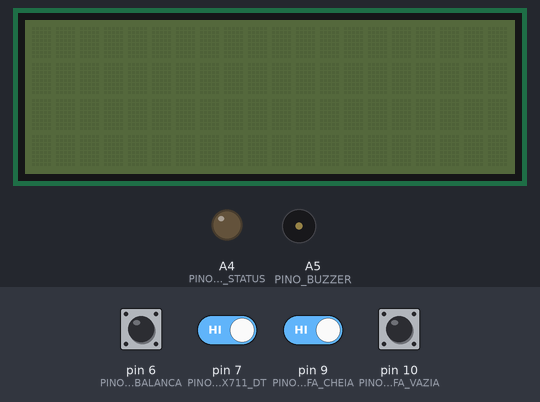
A sketch run on a simulated Arduino Uno, built with avr-gcc and run on an emulated ATmega328P. Parts: 20×4 character LCD, output pins drawn as LEDs (lit = HIGH), buzzer (waves = sounding). The inputs (shaded band) are chosen by the test bench; at power-on: pin 6 (PINO_IO_CALIBRACAO_BALANCA), pin 7 (PINO_IO_HX711_DT), pin 9 (PINO_IO_CALIBRACAO_GARRAFA_CHEIA), pin 10 (PINO_IO_CALIBRACAO_GARRAFA_VAZIA) HIGH. EEPROM starts erased; pins used as bus, display or sensor lines are not drawn; what the sketch prints to the serial monitor is not drawn.

Above: at 0.8 s.
0.9 s: pin 7 (PINO_IO_HX711_DT) driven LOW
At 3.5 s:
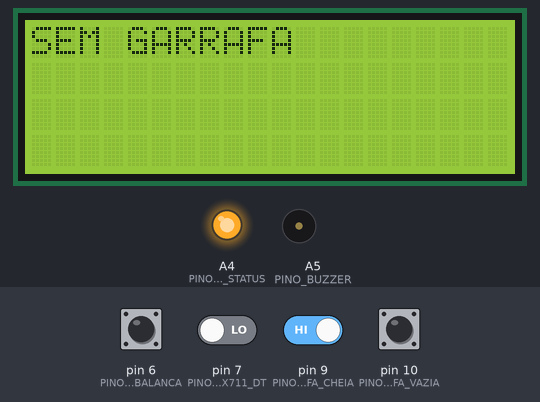
3.9 s: pin 6 (PINO_IO_CALIBRACAO_BALANCA) pulled LOW for 0.15 s
At 4.8 s:
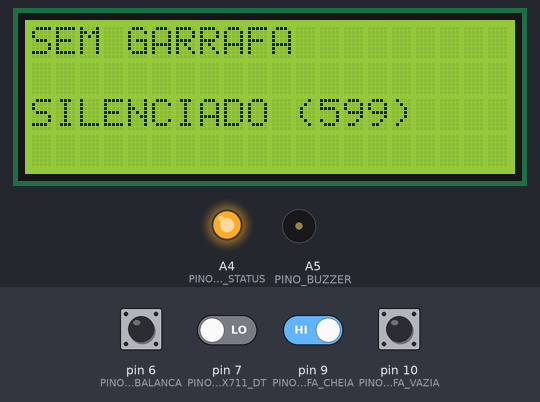
7.0 s: pin 6 (PINO_IO_CALIBRACAO_BALANCA) driven LOW and pin 9 (PINO_IO_CALIBRACAO_GARRAFA_CHEIA) driven LOW
At 9.88 s:
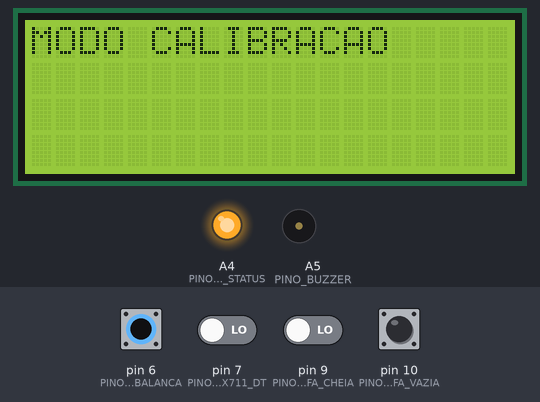
10.0 s: pin 10 (PINO_IO_CALIBRACAO_GARRAFA_VAZIA) pulled LOW for 0.15 s
At 12.9 s:
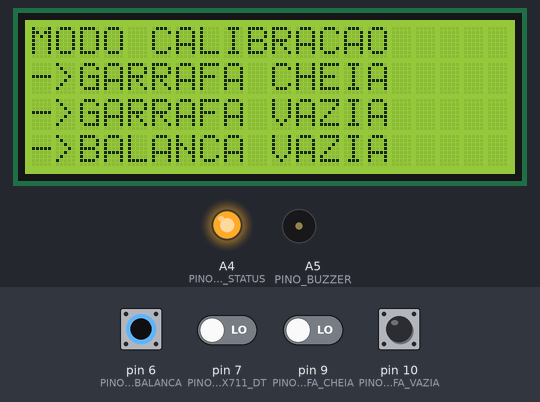
13.0 s: pin 6 (PINO_IO_CALIBRACAO_BALANCA) driven HIGH
At 14.3 s:
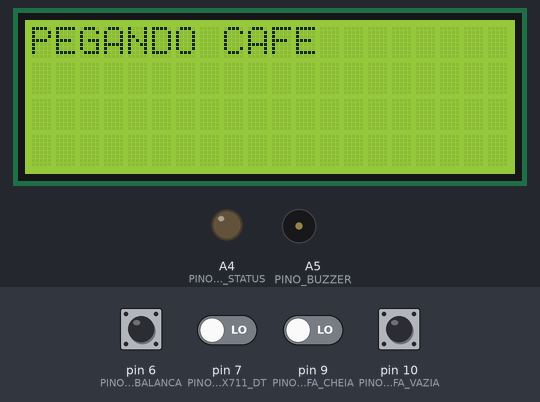
14.6 s: pin 10 (PINO_IO_CALIBRACAO_GARRAFA_VAZIA) pulled LOW for 1 s
At 14.78 s:
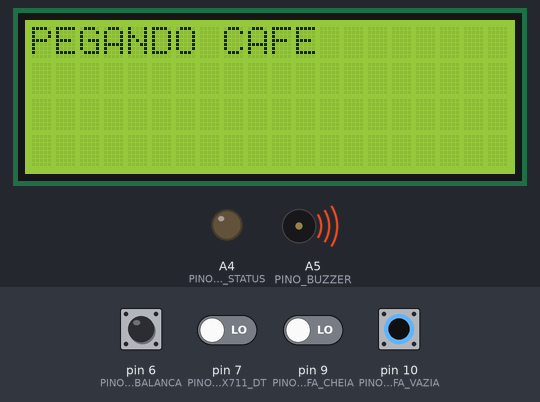
Timing chart, 0 to 18.4 s (numbered marks = the images above; inputs shaded):
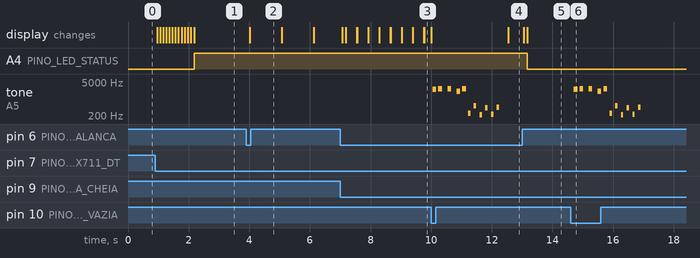

Measured:
- after the input at 0.9 s, A4 (PINO_LED_STATUS): LOW → HIGH after 1.3 s; the display: first changes after 0.06 s (image 1 shows a later state)
- after the input at 3.9 s, the display: changes after 0.11 s (image 2)
- after the input at 10.0 s, tone on A5 (PINO_BUZZER): plays 2570 Hz for 0.12 s, 2597 Hz for 0.12 s, 2597 Hz for 0.12 s, 2070 Hz for 0.12 s, 2597 Hz for 0.12 s, 262 Hz for 0.08 s … (11 notes in this stretch), starting after 0.05 s
- after the input at 13.0 s, A4 (PINO_LED_STATUS): HIGH → LOW after 0.18 s; the display: first changes after 0.06 s (image 5 shows a later state)
- after the input at 14.6 s, tone on A5 (PINO_BUZZER): plays 2575 Hz for 0.12 s, 2597 Hz for 0.12 s, 2597 Hz for 0.12 s, 2070 Hz for 0.12 s, 2597 Hz for 0.12 s, 262 Hz for 0.08 s … (11 notes in this stretch), starting after 0.11 s

The sketch:

VerificaSeTemCafeNaGarrafa.ino
```cpp
/*
###################################################################
Verificador de quantidade de cafe na garrafa
-------------------------------------------------------------------
Versao: 0.1 Alpha
Desenvolvedor:  Dyego Maas / Alexandre Alvaro
-------------------------------------------------------------------
HARDWARE
Controlador:		ATMega 328p
Celula de carga:    Balanca de precisao SF-400 (ate 10kg)
Conversor de sinal: Amplificador HX711
-------------------------------------------------------------------
DESCRICAO
Atraves do peso da garrafa de cafe e detectado e sinalizado quando
a quantidade de liquido fica abaixo de um valor pre-definido.
###################################################################
*/

#include "Atmega328p.h"
#include "GarrafaCafe.h"

void setup()
{
	const auto velocidadeComunicacaoSerial = 115200;
	Serial.begin(velocidadeComunicacaoSerial);
	while (!Serial) {}
	Serial.println("Serial OK!");
	InterfaceUsuario.iniciar();
}

void loop()
{
	int idSituacaoGarrafa = GarrafaCafe.VerificarSituacaoCafe();
	auto situacaoGarrafa = MensagemStatusGarrafa.stringSituacaoGarrafa[idSituacaoGarrafa];
	auto litrosCafe = GarrafaCafe.QuantidadeCafeEmMl();
	auto porcentagem = GarrafaCafe._porcentagem_cafe;

	Serial.print("Peso na balanca: ");
	Serial.println(Balanca._peso_atual);

	Serial.print("Garrafa vazia: ");
	Serial.println(GarrafaCafe._peso_garrafa_vazia);

	Serial.print("Garrafa cheia: ");
	Serial.println(GarrafaCafe._peso_garrafa_cheia);
	Serial.print("Quantidade cafe (lt): ");
	Serial.println(litrosCafe);

	Serial.print("Situacao da garrafa: ");
	Serial.println(situacaoGarrafa);
	Serial.println("---------------------------------------");

	InterfaceUsuario.imprimirInterfaceLCDPadrao(porcentagem, litrosCafe, idSituacaoGarrafa);
}
```

Atmega328p.cpp
```cpp
#include "Atmega328p.h"

Atmega328pClass Atmega328p;
```

Atmega328p.h
```cpp
#ifndef _ATMEGA328P_h
#define _ATMEGA328P_h

#if defined(ARDUINO) && ARDUINO >= 100
	#include "arduino.h"
#else
	#include "WProgram.h"
#endif
#include "time.h"

#define BOTAO_PRESSIONADO LOW

#define PINO_LED_STATUS A4
#define PINO_BUZZER A5

#define PINO_IO_HX711_DT 7
#define PINO_IO_HX711_SCK 8
#define PINO_IO_CALIBRACAO_BALANCA 6
#define PINO_IO_CALIBRACAO_GARRAFA_CHEIA 9
#define PINO_IO_CALIBRACAO_GARRAFA_VAZIA 10

class Atmega328pClass{};

extern Atmega328pClass Atmega328p;

#endif
```

Balanca.cpp
```cpp
#include "Balanca.h"

InterfaceHX711 celulaDeCarga;
BalancaClass Balanca;

BalancaClass::BalancaClass()
{
	celulaDeCarga = InterfaceHX711(PINO_IO_HX711_DT, PINO_IO_HX711_SCK);
	celulaDeCarga.set_scale(27000.f);
	this->_atraso_no_loop_de_aquisicao_de_dados = 50;
}

BalancaClass::BalancaClass(int pino_dt, int pino_sck, float fator_de_calibracao, int atraso_no_loop_de_aquisicao_de_dados)
{
	celulaDeCarga = InterfaceHX711(pino_dt, pino_sck);
	celulaDeCarga.set_scale(fator_de_calibracao);
	this->_atraso_no_loop_de_aquisicao_de_dados = atraso_no_loop_de_aquisicao_de_dados;
}

float BalancaClass::lerValorDoPeso()
{
	celulaDeCarga.power_down();
	delay(_atraso_no_loop_de_aquisicao_de_dados);
	celulaDeCarga.power_up();
	float peso = celulaDeCarga.get_units() * 0.1;
	peso = (peso < 0.01 && peso > -0.01) ? 0.0 : peso;
	_peso_atual = peso;
	return peso;
}

void BalancaClass::tararBalanca()
{
	celulaDeCarga.tare();

}
```

Balanca.h
```cpp
#ifndef _BALANCA_h
#define _BALANCA_h

#if defined(ARDUINO) && ARDUINO >= 100
#include "arduino.h"
#else
#include "WProgram.h"
#endif
#include "InterfaceHX711.h"

class BalancaClass
{
	int _atraso_no_loop_de_aquisicao_de_dados;

public:
	BalancaClass();
	BalancaClass(int pino_dt, int pino_sck, float fator_de_calibracao, int atraso_no_loop_de_aquisicao_de_dados);
	float lerValorDoPeso();
	static void tararBalanca();
	float _peso_atual;
};

extern BalancaClass Balanca;
#endif
```

Buzzer.cpp
```cpp
#include "Buzzer.h"

#define NOTA_B0  31
#define NOTA_C1  33
#define NOTA_CS1 35
#define NOTA_D1  37
#define NOTA_DS1 39
#define NOTA_E1  41
#define NOTA_F1  44
#define NOTA_FS1 46
#define NOTA_G1  49
#define NOTA_GS1 52
#define NOTA_A1  55
#define NOTA_AS1 58
#define NOTA_B1  62
#define NOTA_C2  65
#define NOTA_CS2 69
#define NOTA_D2  73
#define NOTA_DS2 78
#define NOTA_E2  82
#define NOTA_F2  87
#define NOTA_FS2 93
#define NOTA_G2  98
#define NOTA_GS2 104
#define NOTA_A2  110
#define NOTA_AS2 117
#define NOTA_B2  123
#define NOTA_C3  131
#define NOTA_CS3 139
#define NOTA_D3  147
#define NOTA_DS3 156
#define NOTA_E3  165
#define NOTA_F3  175
#define NOTA_FS3 185
#define NOTA_G3  196
#define NOTA_GS3 208
#define NOTA_A3  220
#define NOTA_AS3 233
#define NOTA_B3  247
#define NOTA_C4  262
#define NOTA_CS4 277
#define NOTA_D4  294
#define NOTA_DS4 311
#define NOTA_E4  330
#define NOTA_F4  349
#define NOTA_FS4 370
#define NOTA_G4  392
#define NOTA_GS4 415
#define NOTA_A4  440
#define NOTA_AS4 466
#define NOTA_B4  494
#define NOTA_C5  523
#define NOTA_CS5 554
#define NOTA_D5  587
#define NOTA_DS5 622
#define NOTA_E5  659
#define NOTA_F5  698
#define NOTA_FS5 740
#define NOTA_G5  784
#define NOTA_GS5 831
#define NOTA_A5  880
#define NOTA_AS5 932
#define NOTA_B5  988
#define NOTA_C6  1047
#define NOTA_CS6 1109
#define NOTA_D6  1175
#define NOTA_DS6 1245
#define NOTA_E6  1319
#define NOTA_F6  1397
#define NOTA_FS6 1480
#define NOTA_G6  1568
#define NOTA_GS6 1661
#define NOTA_A6  1760
#define NOTA_AS6 1865
#define NOTA_B6  1976
#define NOTA_C7  2093
#define NOTA_CS7 2217
#define NOTA_D7  2349
#define NOTA_DS7 2489
#define NOTA_E7  2637
#define NOTA_F7  2794
#define NOTA_FS7 2960
#define NOTA_G7  3136
#define NOTA_GS7 3322
#define NOTA_A7  3520
#define NOTA_AS7 3729
#define NOTA_B7  3951
#define NOTA_C8  4186
#define NOTA_CS8 4435
#define NOTA_D8  4699
#define NOTA_DS8 4978

//Tema principal Mario
int tema_mario[] = {
	NOTA_E7, NOTA_E7, 0, NOTA_E7,
	0, NOTA_C7, NOTA_E7, 0,
	NOTA_G7, 0, 0,  0,
	NOTA_G6, 0, 0, 0,

	NOTA_C7, 0, 0, NOTA_G6,
	0, 0, NOTA_E6, 0,
	0, NOTA_A6, 0, NOTA_B6,
	0, NOTA_AS6, NOTA_A6, 0,

	NOTA_G6, NOTA_E7, NOTA_G7,
	NOTA_A7, 0, NOTA_F7, NOTA_G7,
	0, NOTA_E7, 0, NOTA_C7,
	NOTA_D7, NOTA_B6, 0, 0,

	NOTA_C7, 0, 0, NOTA_G6,
	0, 0, NOTA_E6, 0,
	0, NOTA_A6, 0, NOTA_B6,
	0, NOTA_AS6, NOTA_A6, 0,

	NOTA_G6, NOTA_E7, NOTA_G7,
	NOTA_A7, 0, NOTA_F7, NOTA_G7,
	0, NOTA_E7, 0, NOTA_C7,
	NOTA_D7, NOTA_B6, 0, 0
};

//Tempos Mario
int tempos_tema_mario[] = {
	12, 12, 12, 12,
	12, 12, 12, 12,
	12, 12, 12, 12,
	12, 12, 12, 12,

	12, 12, 12, 12,
	12, 12, 12, 12,
	12, 12, 12, 12,
	12, 12, 12, 12,

	9, 9, 9,
	12, 12, 12, 12,
	12, 12, 12, 12,
	12, 12, 12, 12,

	12, 12, 12, 12,
	12, 12, 12, 12,
	12, 12, 12, 12,
	12, 12, 12, 12,

	9, 9, 9,
	12, 12, 12, 12,
	12, 12, 12, 12,
	12, 12, 12, 12,
};

//Melodia Underworld
int tema_underworld[] = {
	NOTA_C4, NOTA_C5, NOTA_A3, NOTA_A4,
	NOTA_AS3, NOTA_AS4, 0,
	0,
	NOTA_C4, NOTA_C5, NOTA_A3, NOTA_A4,
	NOTA_AS3, NOTA_AS4, 0,
	0,
	NOTA_F3, NOTA_F4, NOTA_D3, NOTA_D4,
	NOTA_DS3, NOTA_DS4, 0,
	0,
	NOTA_F3, NOTA_F4, NOTA_D3, NOTA_D4,
	NOTA_DS3, NOTA_DS4, 0,
	0, NOTA_DS4, NOTA_CS4, NOTA_D4,
	NOTA_CS4, NOTA_DS4,
	NOTA_DS4, NOTA_GS3,
	NOTA_G3, NOTA_CS4,
	NOTA_C4, NOTA_FS4, NOTA_F4, NOTA_E3, NOTA_AS4, NOTA_A4,
	NOTA_GS4, NOTA_DS4, NOTA_B3,
	NOTA_AS3, NOTA_A3, NOTA_GS3,
	0, 0, 0
};

//Tempos Underworld
int tempos_tema_underworld[] = {
	12, 12, 12, 12,
	12, 12, 6,
	3,
	12, 12, 12, 12,
	12, 12, 6,
	3,
	12, 12, 12, 12,
	12, 12, 6,
	3,
	12, 12, 12, 12,
	12, 12, 6,
	6, 18, 18, 18,
	6, 6,
	6, 6,
	6, 6,
	18, 18, 18, 18, 18, 18,
	10, 10, 10,
	10, 10, 10,
	3, 3, 3
};

bool checarBotoesParaInterromper()
{
	auto botaoCalibrarBalanca = digitalRead(PINO_IO_CALIBRACAO_BALANCA);
	auto botaoCalibrarGarrafaVazia = digitalRead(PINO_IO_CALIBRACAO_GARRAFA_VAZIA);
	auto botaoCalibrarGarrafaCheia = digitalRead(PINO_IO_CALIBRACAO_GARRAFA_CHEIA);

	auto algumBotaoPressionado = botaoCalibrarBalanca == BOTAO_PRESSIONADO ||
		botaoCalibrarGarrafaVazia == BOTAO_PRESSIONADO ||
		botaoCalibrarGarrafaCheia == BOTAO_PRESSIONADO;

	return algumBotaoPressionado;
}

BuzzerClass::BuzzerClass()
{
	pinMode(PINO_BUZZER, OUTPUT);
}

void executarMusica(String nome_musica, int notas[], int tempos[], int quantidadeNotas);

void BuzzerClass::tocarMelodia(int musica) {
	int quantidadeNotas;
	switch(musica)
	{
	case 2:
		quantidadeNotas = sizeof(tema_underworld) / sizeof(int);
		executarMusica(" 'Tema Mario Underworld'", tema_underworld, tempos_tema_underworld, quantidadeNotas);

		break;
	default:
		quantidadeNotas = sizeof(tema_mario) / sizeof(int);
		executarMusica(" 'Tema Principal Mario'", tema_mario, tempos_tema_mario, quantidadeNotas);
	}
}

void executarMusica(String nome_musica, int notas[], int tempos[], int quantidadeNotas)
{
	Serial.println(nome_musica);
	Serial.print("Tamanho musica:");
	Serial.println(quantidadeNotas);
	for (int estaNota = 0; estaNota < quantidadeNotas; estaNota++) {

		if(estaNota > 6 && checarBotoesParaInterromper()){break;}
		int duracaoNota = 1000 / tempos[estaNota];

		Buzzer.buzz(PINO_BUZZER, notas[estaNota], duracaoNota);

		int pausaEntreNotas = duracaoNota * 1.30;
		delay(pausaEntreNotas);

		Buzzer.buzz(PINO_BUZZER, 0, duracaoNota);
	}
}

void BuzzerClass::buzz(int targetPin, long frequency, long length) {
	long delayValue = 1000000 / frequency / 2; // calculate the delay value between transitions
											   //// 1 second's worth of microseconds, divided by the frequency, then split in half since
											   //// there are two phases to each cycle
	long numCycles = frequency * length / 1000; // calculate the number of cycles for proper timing
												//// multiply frequency, which is really cycles per second, by the number of seconds to
												//// get the total number of cycles to produce
	for (long i = 0; i < numCycles; i++) { // for the calculated length of time...
		digitalWrite(targetPin, HIGH); // write the buzzer pin high to push out the diaphram
		delayMicroseconds(delayValue); // wait for the calculated delay value
		digitalWrite(targetPin, LOW); // write the buzzer pin low to pull back the diaphram
		delayMicroseconds(delayValue); // wait again or the calculated delay value
	}
}

BuzzerClass Buzzer;
```

Buzzer.h
```cpp
#ifndef _BUZZER_h
#define _BUZZER_h

#if defined(ARDUINO) && ARDUINO >= 100
	#include "arduino.h"
#else
	#include "WProgram.h"
#endif
#include "Atmega328p.h"

class BuzzerClass
{
 public:
	BuzzerClass();
	static void tocarMelodia(int s);
	static void buzz(int targetPin, long frequency, long length);
};

extern BuzzerClass Buzzer;

#endif
```

EEPROMVar.h
```cpp
#include "EEPROMex.h"

/*
  EEPROMvar.h - EEPROM variable library
  Copyright (c) 2012 Thijs Elenbaas.  All right reserved.

  based on class by AlphaBeta

  This library is free software; you can redistribute it and/or
  modify it under the terms of the GNU Lesser General Public
  License as published by the Free Software Foundation; either
  version 2.1 of the License, or (at your option) any later version.

  This library is distributed in the hope that it will be useful,
  but WITHOUT ANY WARRANTY; without even the implied warranty of
  MERCHANTABILITY or FITNESS FOR A PARTICULAR PURPOSE.  See the GNU
  Lesser General Public License for more details.

  You should have received a copy of the GNU Lesser General Public
  License along with this library; if not, write to the Free Software
  Foundation, Inc., 51 Franklin St, Fifth Floor, Boston, MA  02110-1301  USA
*/

#ifndef EEPROMVAR_h
#define EEPROMVAR_h

template<typename T> class EEPROMVar
{
	public:
	  EEPROMVar(const T& init):
		var(init),
		address(EEPROM.getAddress(sizeof(T)))
	  {
	  }

	  operator T () {
		return var;
	  }
	  EEPROMVar &operator=(const T& val) {
		var = val;
		return *this;
	  }

	  void operator+=(T val) {
		var += T(val);
	  }
	  void operator-=(T val) {
		var -= T(val);
	  }
	  void operator++(int) {
		var += T(1);
	  }
	  void operator--(int) {
		var -= T(1);
	  }
	  void operator++() {
		var += T(1);
	  }
	  void operator--() {
		var -= T(1);
	  }
	  template<typename V>
		void operator /= (V divisor) {
		var = var / divisor;
	  }
	  template<typename V>
		void operator *= (V multiplicator) {
		var = var * multiplicator;
	  }
	  void save(){
	    EEPROM.writeBlock<T>(address, var);
	  }

	  void update(){
	    EEPROM.updateBlock<T>(address, var);
	  }

	  int getAddress(){
	    return address;
	  }

	  void restore(){
	  	EEPROM.readBlock<T>(address, var);
	  }
	protected:
	  T var;
	  int address;
};

#endif //EEPROMVAR_h
```

EEPROMex.h
```cpp
// (licence header left out)
#ifndef EEPROMEX_h
#define EEPROMEX_h

#if ARDUINO >= 100
#include <Arduino.h>
#else
#include <WProgram.h>
#endif
#include <inttypes.h>
#include <avr/eeprom.h>

#define EEPROMSize1k         1024
#define EEPROMSize2k         2048
#define EEPROMSize4k         4096
#define EEPROMSize8k         8192
#define EEPROMSize16k        16384
#define EEPROMSize32k        32768
#define EEPROMSize64k        65536

#define EEPROMSizeATmega168   512
#define EEPROMSizeATmega328   1024
#define EEPROMSizeATmega1280  4096
#define EEPROMSizeATmega32u4  1024
#define EEPROMSizeAT90USB1286 4096
#define EEPROMSizeMK20DX128   2048
#define EEPROMSizeMK20DX256   2048
#define EEPROMSizeATSAMD21G18 16384

#define EEPROMSizeUno         EEPROMSizeATmega328
#define EEPROMSizeUnoSMD      EEPROMSizeATmega328
#define EEPROMSizeLilypad     EEPROMSizeATmega328
#define EEPROMSizeDuemilanove EEPROMSizeATmega328
#define EEPROMSizePro         EEPROMSizeATmega328
#define EEPROMSizeFio         EEPROMSizeATmega328
#define EEPROMSizeMega        EEPROMSizeATmega1280
#define EEPROMSizeDiecimila   EEPROMSizeATmega168
#define EEPROMSizeNano        EEPROMSizeATmega168
#define EEPROMSizeTeensy2     EEPROMSizeATmega32u4
#define EEPROMSizeLeonardo    EEPROMSizeATmega32u4
#define EEPROMSizeMicro       EEPROMSizeATmega32u4
#define EEPROMSizeEsplora     EEPROMSizeATmega32u4
#define EEPROMSizeYun         EEPROMSizeATmega32u4
#define EEPROMSizeTre         EEPROMSizeATmega32u4
#define EEPROMSizeZero        EEPROMSizeATSAMD21G18
#define EEPROMSizeTeensy2pp   EEPROMSizeAT90USB1286
#define EEPROMSizeTeensy3     EEPROMSizeMK20DX128
#define EEPROMSizeTeensy31    EEPROMSizeMK20DX256
class EEPROMClassEx
{

  public:
	EEPROMClassEx();
	bool 	 isReady();
	int 	 writtenBytes();
    void 	 setMemPool(int base, int memSize);
	void  	 setMaxAllowedWrites(int allowedWrites);
	int 	 getAddress(int noOfBytes);

	uint8_t  read(int);
	bool 	 readBit(int, byte);
	uint8_t  readByte(int);
    uint16_t readInt(int);
    uint32_t readLong(int);
	float    readFloat(int);
	double   readDouble(int);

    bool     write(int, uint8_t);
	bool 	 writeBit(int , uint8_t, bool);
	bool     writeByte(int, uint8_t);
	bool 	 writeInt(int, uint16_t);
	bool 	 writeLong(int, uint32_t);
	bool 	 writeFloat(int, float);
	bool 	 writeDouble(int, double);

	bool     update(int, uint8_t);
	bool 	 updateBit(int , uint8_t, bool);
	bool     updateByte(int, uint8_t);
	bool 	 updateInt(int, uint16_t);
	bool 	 updateLong(int, uint32_t);
	bool 	 updateFloat(int, float);
	bool 	 updateDouble(int, double);


    // Use template for other data formats

	/**
	 * Template function to read  multiple items of any type of variable, such as structs
	 */
	template <class T> int readBlock(int address, const T value[], int items)
	{
		unsigned int i;
		for (i = 0; i < (unsigned int)items; i++)
			readBlock<T>(address+(i*sizeof(T)),value[i]);
		return i;
	}

	/**
	 * Template function to read any type of variable, such as structs
	 */
	template <class T> int readBlock(int address, const T& value)
	{
		eeprom_read_block((void*)&value, (const void*)address, sizeof(value));
		return sizeof(value);
	}

	/**
	 * Template function to write multiple items of any type of variable, such as structs
	 */
	template <class T> int writeBlock(int address, const T value[], int items)
	{
		if (!isWriteOk(address+items*sizeof(T))) return 0;
		unsigned int i;
		for (i = 0; i < (unsigned int)items; i++)
			  writeBlock<T>(address+(i*sizeof(T)),value[i]);
		return i;
	}

	/**
	 * Template function to write any type of variable, such as structs
	 */
	template <class T> int writeBlock(int address, const T& value)
	{
		if (!isWriteOk(address+sizeof(value))) return 0;
		eeprom_write_block((void*)&value, (void*)address, sizeof(value));
		return sizeof(value);
	}

	/**
	 * Template function to update multiple items of any type of variable, such as structs
	 * The EEPROM will only be overwritten if different. This will reduce wear.
	 */
	template <class T> int updateBlock(int address, const T value[], int items)
	{
		int writeCount=0;
		if (!isWriteOk(address+items*sizeof(T))) return 0;
		unsigned int i;
		for (i = 0; i < (unsigned int)items; i++)
			  writeCount+= updateBlock<T>(address+(i*sizeof(T)),value[i]);
		return writeCount;
	}

	/**
	 * Template function to update any type of variable, such as structs
	 * The EEPROM will only be overwritten if different. This will reduce wear.
	 */
	template <class T> int updateBlock(int address, const T& value)
	{
		int writeCount=0;
		if (!isWriteOk(address+sizeof(value))) return 0;
		const byte* bytePointer = (const byte*)(const void*)&value;
		for (unsigned int i = 0; i < (unsigned int)sizeof(value); i++) {
			if (read(address)!=*bytePointer) {
				write(address, *bytePointer);
				writeCount++;
			}
			address++;
			bytePointer++;
		}
		return writeCount;
	}


private:
	//Private variables
	static int _base;
	static int _memSize;
	static int _nextAvailableaddress;
	static int _writeCounts;
	int _allowedWrites;
	bool checkWrite(int base,int noOfBytes);
	bool isWriteOk(int address);
	bool isReadOk(int address);
};

extern EEPROMClassEx EEPROM;

#endif
```

MemoriaEeprom.h
```cpp
// MemoriaEeprom.h

#ifndef _MEMORIAEEPROM_h
#define _MEMORIAEEPROM_h

#if defined(ARDUINO) && ARDUINO >= 100
	#include "arduino.h"
#else
	#include "WProgram.h"
#endif
#include "EEPROMex.h"
#include "EEPROMVar.h"

class MemoriaEepromClass
{
 protected:


 public:
	 enum Endereco
	 {
		 endereco_garrafa_vazia = 0,
		 endereco_garrafa_cheia = 2,
		 endereco_offset_balanca = 4
	 };
	static float ler(Endereco endereco);
	static double lerDouble(Endereco endereco);
	static bool gravar(Endereco endereco, float valor);
	static bool gravar(Endereco endereco, double valor);

};

extern MemoriaEepromClass MemoriaEeprom;

#endif
```

MensagemStatusGarrafa.cpp
```cpp
#include "MensagemStatusGarrafa.h"


MensagemStatusGarrafaClass MensagemStatusGarrafa;
```

Source omitted: EEPROMex.cpp (9394 bytes), GarrafaCafe.cpp (5139 bytes), GarrafaCafe.h (1208 bytes), InterfaceHX711.cpp (2832 bytes), InterfaceHX711.h (2693 bytes), InterfaceUsuario.cpp (5630 bytes), InterfaceUsuario.h (933 bytes), MemoriaEeprom.cpp (983 bytes), MensagemStatusGarrafa.h (593 bytes)
